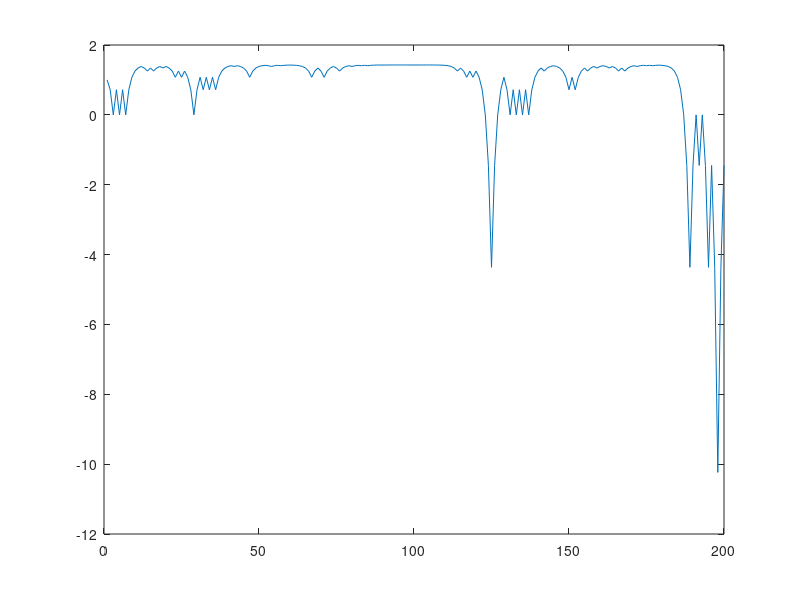

The MATLAB script that drew this image:
T = 1;
alpha = 0.7;
A0 = 1;

N = 200;
U = zeros(1,N);
A = zeros(1,N);
A(1)= A0;

for i=2:200
    if rand>0.5;
        U(i)=U(i-1)+1;
    else
        U(i)=U(i-1)-1;
    end
    A(i) = A(1)/alpha/T*(1-exp(-alpha*T*U(i)));
end

plot(1:N,A);



